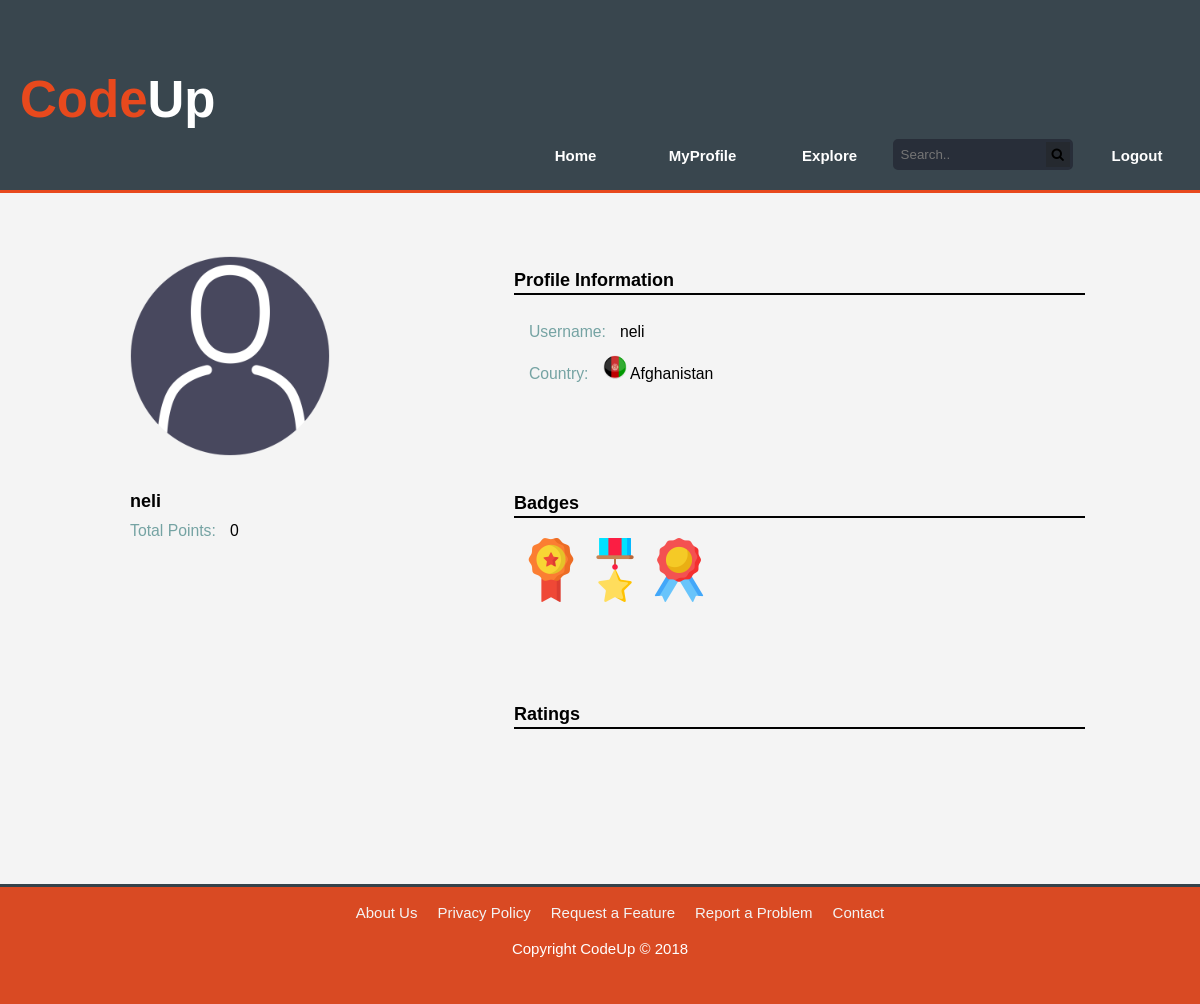
/www.codeup.com/profile.php (signed in), run on an earlier commit of the app's database.
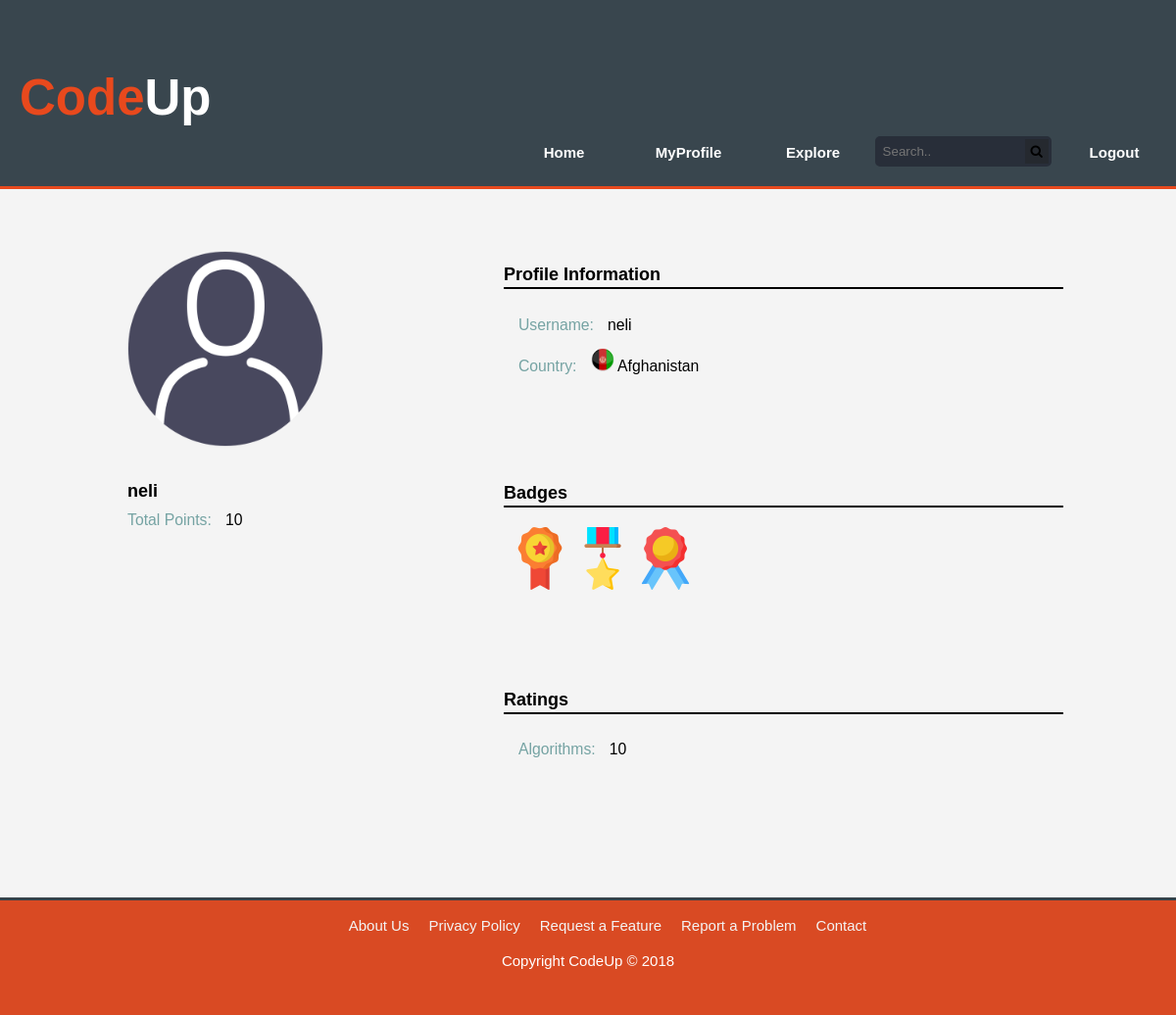
And on a later commit of the database.
### tables this page shows
CREATE TABLE `users` (
  `user_id` int(11) NOT NULL,
  `username` varchar(30) NOT NULL,
  `password` varchar(255) NOT NULL,
  `email` varchar(50) NOT NULL,
  `country_id` int(11) NOT NULL,
  `account_type` varchar(5) NOT NULL,
  `points` int(11) NOT NULL,
  `active` tinyint(1) NOT NULL,
  `registration_token` varchar(255) NOT NULL
);

CREATE TABLE `users_track_points` (
  `username` varchar(30) NOT NULL,
  `track_name` varchar(30) NOT NULL,
  `points` int(11) NOT NULL
);

### codeup_res/helpers.php (called while the page is built, shortened)
<?php
function render($file, $args = NULL) {
    $PATH = "../codeup_res/views/include/" . $file . ".php";
    require_once($PATH);
}
 ?>

### www.codeup.com/profile.php (called while the page is built)
<?php
require_once("../codeup_res/helpers.php");
require_once("../codeup_res/choose_controller.php");
render('header', array(
    'title' => "My Profile",
    'css' => array('css/style.css'),
    'navigation' => $controller->header_navigation()
));
$controller->user_profile();
render('footer');
?>

### codeup_res/controllers/user_controller.php (called while the page is built, shortened)
<?php
class UserController extends Controller {
    public function user_profile() {
        require_once("../codeup_res/models/account_manager.php");
        require_once("../codeup_res/models/problem_statements_storage.php");
        $username = "";
        if(isset($_GET['id'])) {
            $username = AccountManager::get_username_by_user_id($_GET['id']);
            if($username == FALSE) {
                require_once("../codeup_res/views/error404.php");
                return;
            }
        }
        else {
            $username = $_SESSION['username'];
        }
        $country_and_points = AccountManager::get_country_and_points($username);
        $country = $country_and_points['country'];
        $points = $country_and_points['points'];
        $track_points = ProblemStatementsStorage::get_users_track_points($username);
        require_once("../codeup_res/views/profile.php");
    }
}
?>

### codeup_res/models/account_manager.php (called while the page is built, shortened)
<?php
class AccountManager {
    public static function get_country_and_points($username) {
        $connection = DatabaseConnection::connection();
        $sql = "SELECT country_id, points FROM users WHERE username LIKE :username";
        $statement = $connection->prepare($sql);
        $statement->execute(['username' => $username]);
        $result = $statement->fetch();
        $country_and_points = array();
        $country_and_points['points'] = $result['points'];
        $country_id = $result['country_id'];
        $sql = "SELECT country_name FROM apps_countries WHERE country_id=:country_id";
        $statement = $connection->prepare($sql);
        $statement->execute(['country_id' => $country_id]);
        $result = $statement->fetch();
        $country_and_points['country'] = $result['country_name'];
        return $country_and_points;
    }
}
?>

### codeup_res/models/problem_statements_storage.php (called while the page is built, shortened)
<?php
class ProblemStatementsStorage {
    public static function get_users_track_points($username) {
        $connection = DatabaseConnection::connection();
        $sql = "SELECT track_name, points FROM users_track_points WHERE username=:username";
        $statement = $connection->prepare($sql);
        $statement->execute(['username' => $username]);
        $results = $statement->fetchAll();
        $track_points = array();
        foreach ($results as $result) {
            $track_points[$result['track_name']] = $result['points'];
        }
        return $track_points;
    }
}
?>

### codeup_res/views/profile.php (the view)
<section id="main">
   <div class="profile-page">
       <div class="profile-info">
           <img src="../codeup_res/profile_pics/default.png" class="profile-pic" alt="Profile Picture">
           <h3 class="username"><?php echo $username ?></h3>
           <p class="points"><span class="field-name">Total Points:</span>
               <span class="field-value"><?php echo $points ?></span></p>
       </div>
       <div class="achievements">
           <div class="section personal-info">
               <p class="section-title">Profile Information</p>
               <div class="section-content flex-col-nowrap">
                   <p>
                       <span class="field-name">Username:</span>
                       <span class="field-value"><?php echo $username?></span>
                   </p>
                   <p>
                       <span class="field-name">Country:</span>
                       <span class="field-value">
                           <?php echo '<img src="../codeup_res/flags/' . $country .
                            '.png" class="country-flag" alt="">' ?>
                           <?php echo $country ?>
                       </span>
                   </p>
               </div>
           </div>
           <div class="section badges">
               <p class="section-title">Badges</p>
               <div class="section-content flex-row-wrap">
                <img src="../codeup_res/badge-icons/001-badge-2.png" class="badge" alt="badge">
                <img src="../codeup_res/badge-icons/002-medal-11.png" class="badge" alt="badge">
                <img src="../codeup_res/badge-icons/003-badge-1.png" class="badge" alt="badge">
               </div>
           </div>
           <div class="section ratings">
               <p class="section-title">Ratings</p>
            <div class="section-content flex-col-nowrap">
                <?php
                    foreach ($track_points as $track_name => $points) {
                        echo '<p class="rating"> <span class="field-name">' .
                         $track_name . ':</span> <span class="field-value">' .
                         $points . '</span> </p>';
                    }
                ?>
            </div>
           </div>
       </div>
   </div>
</section>

### codeup_res/views/include/header.php (shortened to what this page needs)
<!DOCTYPE html>
<html lang="en" dir="ltr">
    <head>
        <?php
        foreach($css as $style) {
            echo '<link rel="stylesheet" href="../codeup_res/views/'. $style . '" />';
        };
        echo '
        <link rel="stylesheet"
        href="https://cdnjs.cloudflare.com/ajax/libs/font-awesome/4.7.0/css/font-awesome.min.css">
        ';
        ?>
    </head>
    <body>
      <div class="site">
        <header class="full-width">
            <div id="logo">
                <h1><span class="highlight">Code</span>Up</h1>
            </div>
            <nav class="main-nav">
                <ul>
                    <?php foreach($navigation as $nav_item => $navigation_url) {
                        if ($nav_item == "Search"){
                            echo
                            '<form class="search-form" action="search">
                              <input type="search" class="search-bar" placeholder="Search.." name="username">
                                <button class="search-button">
                                    <i class="fa fa-search"></i>
                                </button>
                            </form>' ;
                    }
                        else {
                            echo "
                            <li class='custom-button button-basic'>
                                <a href='$navigation_url'>$nav_item</a>
                            </li>
                            ";
                        }
                    }
                ?>
                </ul>
              </nav>
        </header>

### codeup_res/views/include/footer.php
        <footer>
            <nav class="footer-nav full-width">
              <ul>
                <li class="link"> <a href="about">About Us</a> </li>
                <li class="link"> <a href="privacy_policy">Privacy Policy</a> </li>
                <li class="link"> <a href="support">Request a Feature</a> </li>
                <li class="link"> <a href="support">Report a Problem</a> </li>
                <li class="link"> <a href="contact">Contact</a> </li>
              </ul>
            </nav>
            <p>Copyright CodeUp &copy; 2018</p>
        </footer>
    </body>
</html>

### codeup_res/views/css/style.css (style rules this page uses)
:root { --global-font : 15px/1.4 Arial, Helvetica, sans-serif; --custom-dark-grey: #35424a; --custom-dark-grey-w-opacity: rgba(53, 66, 74, 0.85); --custom-light-grey: #f4f4f4; --custom-orange: #e8491d; --custom-orange-w-opacity: rgba(232, 73, 28, 0.9); --custom-blue: #7da4db; --button-blue: #669999; --button-blue-hover: #527a7a; --input-field-color: #d8dedf; --input-font-color: #67757e; --input-field-hover: #e3e6e8; --form-bg: #eceeef; --form-radius: 25px; --bg-color: var(--custom-dark-grey-w-opacity); --header-bg-color: var(--custom-dark-grey-w-opacity); --header-font-color: #ffffff; --header-border: var(--custom-orange) 3px solid; --footer-bg-color: var(--custom-orange); --footer-font-color: #ffffff; --footer-border: var(--custom-dark-grey) 3px solid; }
html { font: 15px/1.4 Arial, Helvetica, sans-serif; }
body { padding: 0; margin: 0; background: var(--bg-color); margin-left: 10px; margin-right:10px; }
section#main { margin-top: 0px; padding-bottom: 50px; background: var(--custom-light-grey); }
.flex-row-wrap { display: flex; flex-direction: row; flex-wrap: wrap; }
.flex-col-nowrap { display: flex; flex-direction: column; flex-wrap: nowrap; }
.profile-page { width: 100%; max-width: 1000px; display: grid; grid-gap: 20px; margin: 0px auto; padding: 30px 10px; background: var(--custom-light-grey); }
.profile-info { grid-column: 1 / span 1; display: flex; flex-direction: column; flex-wrap: nowrap; padding: 30px 20px; }
.profile-info > * { margin: 3px 10px; }
.profile-info > h3 { font-size: 1.2em; }
.profile-pic { width: 80%; max-width: 200px; margin-bottom: 30px; }
.achievements { grid-column: 2/ span 3; display: flex; flex-flow: column; flex-wrap: nowrap; }
.achievements > .section { margin: 20px 0px; padding: 20px 10px; border-radius: 15px; }
.section-title { font-size: 1.2em; font-weight: bold; border-bottom: 2px solid black; margin: 5px 5px; }
.section-content { padding: 15px 10px; }
.badge { width: 64px; }
.ratings .rating { margin: 2px 5px; }
.section-content p { margin: 3px 5px; padding: 3px 5px; }
.profile-page .field-name { font-size: 1.05em; color: #75a3a3; }
.profile-page .field-value { padding-left: 10px; font-size: 1.05em; }
.personal-info .country-flag { width: 24px; }
a { text-decoration: none; }
ul { list-style: none; }
.custom-button { margin: 0; padding: 4px 3px 4px 4px; text-align: center; min-width: 80px; max-width: 200px; border-radius: 6px; }
header { background: var(--header-bg-color); color: #ffffff; border-bottom: var(--header-border); font-weight: bold; overflow: hidden; padding-top: 30px; min-height: 70px; }
header div#logo { font-size: 1.7em; padding-bottom: 20px; margin-left: 20px; }
header div#logo .highlight { color: var(--custom-orange); }
header .main-nav ul { margin-bottom: 20px; }
header .main-nav ul li { font-size: 1em; margin-left: 20px; margin-right: 20px; }
header .main-nav ul li a { color: #ffffff; }
footer { background: var(--custom-orange-w-opacity); color: #ffffff; border-top: var(--custom-dark-grey) 3px solid; padding-bottom: 30px; margin-bottom: 0px; min-height: 70px; }
footer .footer-nav ul { list-style: none; align-content: center; }
footer .footer-nav ul li a { color: var(--custom-light-grey); }
footer p { text-align: center; }
body { margin: 0; }
.search-form { display: flex; overflow: inherit; border-radius: 5px; }
header .search-form { max-width: 250px; border: 3px solid #282e39; }
.search-bar { padding: 5px 5px; border: none; color: white; }
header .search-bar { background-color: #282e39; min-height: 20px; max-width: 150px; }
.search-button { border: none; }
header .search-button { background-color: #25292f; }
header { display: grid; grid-template-columns: 300px auto 1fr; }
header div#logo { grid-column: 1 / span 1; max-width: 300px; }
header nav { grid-column: 3 / span 1; display: flex; justify-content: flex-end; }
header nav ul { display: flex; align-items: flex-end; }
footer .footer-nav ul { display: flex; flex-flow: row; justify-content: center; align-content: space-between; }
footer .footer-nav ul li { margin-left: 10px; margin-right: 10px; }

What changed in the data, as far as the page shows it:
changed users "Afghanistan": country "0" → "10"
added users_track_points: track_name "Algorithms", track_name "10"
